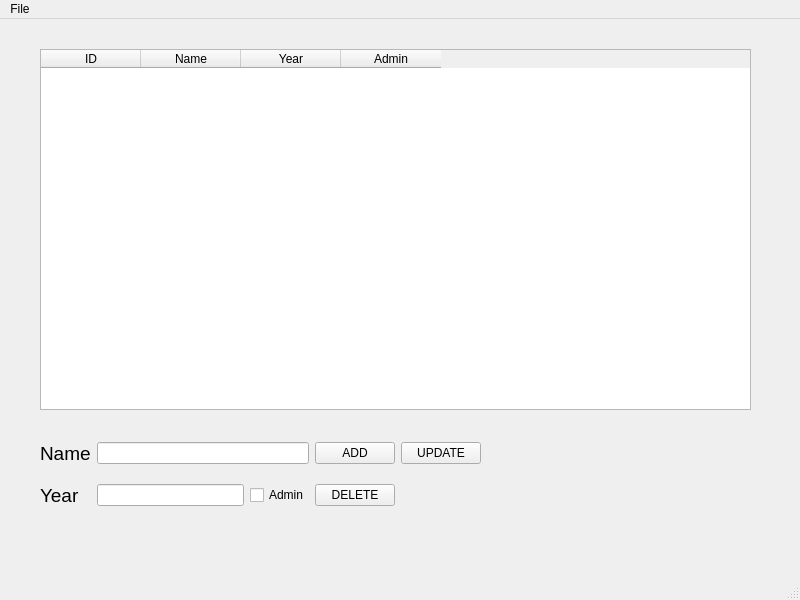
<?xml version="1.0" encoding="UTF-8"?>
<ui version="4.0">
 <class>MainWindow</class>
 <widget class="QMainWindow" name="MainWindow">
  <property name="geometry">
   <rect>
    <x>0</x>
    <y>0</y>
    <width>800</width>
    <height>600</height>
   </rect>
  </property>
  <property name="windowTitle">
   <string>MainWindow</string>
  </property>
  <widget class="QWidget" name="centralwidget">
   <widget class="QTableWidget" name="tableWidget">
    <property name="geometry">
     <rect>
      <x>40</x>
      <y>30</y>
      <width>711</width>
      <height>361</height>
     </rect>
    </property>
    <column>
     <property name="text">
      <string>ID</string>
     </property>
    </column>
    <column>
     <property name="text">
      <string>Name</string>
     </property>
    </column>
    <column>
     <property name="text">
      <string>Year</string>
     </property>
    </column>
    <column>
     <property name="text">
      <string>Admin</string>
     </property>
    </column>
   </widget>
   <widget class="QWidget" name="layoutWidget">
    <property name="geometry">
     <rect>
      <x>40</x>
      <y>410</y>
      <width>441</width>
      <height>92</height>
     </rect>
    </property>
    <layout class="QGridLayout" name="gridLayout">
     <item row="0" column="3">
      <widget class="QPushButton" name="pushButton_add">
       <property name="text">
        <string>ADD</string>
       </property>
      </widget>
     </item>
     <item row="2" column="3">
      <widget class="QPushButton" name="pushButton_delete">
       <property name="text">
        <string>DELETE</string>
       </property>
      </widget>
     </item>
     <item row="2" column="0">
      <widget class="QLabel" name="label_2">
       <property name="font">
        <font>
         <pointsize>14</pointsize>
        </font>
       </property>
       <property name="text">
        <string>Year</string>
       </property>
      </widget>
     </item>
     <item row="2" column="1">
      <widget class="QLineEdit" name="lineEdit_year"/>
     </item>
     <item row="0" column="0">
      <widget class="QLabel" name="label">
       <property name="font">
        <font>
         <pointsize>14</pointsize>
        </font>
       </property>
       <property name="text">
        <string>Name</string>
       </property>
      </widget>
     </item>
     <item row="2" column="2">
      <widget class="QCheckBox" name="checkBox_isadmin">
       <property name="text">
        <string>Admin</string>
       </property>
      </widget>
     </item>
     <item row="0" column="4">
      <widget class="QPushButton" name="pushButton_update">
       <property name="text">
        <string>UPDATE</string>
       </property>
      </widget>
     </item>
     <item row="0" column="1" colspan="2">
      <widget class="QLineEdit" name="lineEdit_name"/>
     </item>
    </layout>
   </widget>
  </widget>
  <widget class="QMenuBar" name="menubar">
   <property name="geometry">
    <rect>
     <x>0</x>
     <y>0</y>
     <width>800</width>
     <height>33</height>
    </rect>
   </property>
   <widget class="QMenu" name="menuFile">
    <property name="title">
     <string>File</string>
    </property>
   </widget>
   <addaction name="menuFile"/>
  </widget>
  <widget class="QStatusBar" name="statusbar"/>
 </widget>
 <resources/>
 <connections/>
</ui>
